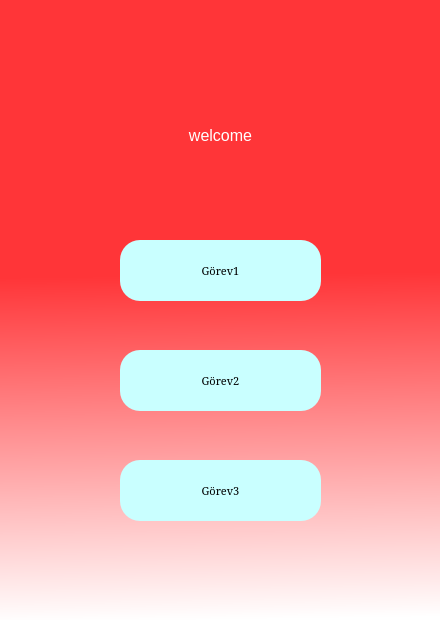
<?xml version="1.0" encoding="UTF-8"?>
<ui version="4.0">
 <class>Dialog</class>
 <widget class="QDialog" name="Dialog">
  <property name="geometry">
   <rect>
    <x>0</x>
    <y>0</y>
    <width>440</width>
    <height>620</height>
   </rect>
  </property>
  <property name="windowTitle">
   <string>Dialog</string>
  </property>
  <widget class="QWidget" name="widget" native="true">
   <property name="geometry">
    <rect>
     <x>0</x>
     <y>0</y>
     <width>440</width>
     <height>620</height>
    </rect>
   </property>
   <property name="styleSheet">
    <string notr="true">QWidget#widget{
background-color:qlineargradient(spread:pad, x1:0.492174, y1:0.018, x2:0.502, y2:1, stop:0.432836 rgba(255, 53, 56, 255), stop:1 rgba(255, 255, 255, 255));}</string>
   </property>
   <widget class="QLabel" name="who_label">
    <property name="geometry">
     <rect>
      <x>0</x>
      <y>80</y>
      <width>441</width>
      <height>111</height>
     </rect>
    </property>
    <property name="font">
     <font>
      <family>MS Shell Dlg 2</family>
      <pointsize>12</pointsize>
      <weight>50</weight>
      <italic>false</italic>
      <bold>false</bold>
      <strikeout>false</strikeout>
     </font>
    </property>
    <property name="styleSheet">
     <string notr="true">color: rgb(255, 255, 255);
font: 12pt &quot;MS Shell Dlg 2&quot;;
</string>
    </property>
    <property name="text">
     <string>welcome</string>
    </property>
    <property name="textFormat">
     <enum>Qt::AutoText</enum>
    </property>
    <property name="alignment">
     <set>Qt::AlignCenter</set>
    </property>
   </widget>
   <widget class="QPushButton" name="mission_button">
    <property name="geometry">
     <rect>
      <x>120</x>
      <y>240</y>
      <width>201</width>
      <height>61</height>
     </rect>
    </property>
    <property name="font">
     <font>
      <family>MS Serif</family>
      <pointsize>8</pointsize>
      <weight>9</weight>
      <italic>false</italic>
      <bold>false</bold>
      <underline>false</underline>
     </font>
    </property>
    <property name="styleSheet">
     <string notr="true">border-radius:20px;
background-color: rgb(201, 255, 255);
font: 75 8pt &quot;MS Serif&quot;;</string>
    </property>
    <property name="text">
     <string>Görev1</string>
    </property>
   </widget>
   <widget class="QPushButton" name="mission2_button">
    <property name="geometry">
     <rect>
      <x>120</x>
      <y>350</y>
      <width>201</width>
      <height>61</height>
     </rect>
    </property>
    <property name="font">
     <font>
      <family>MS Serif</family>
      <pointsize>8</pointsize>
      <weight>9</weight>
      <italic>false</italic>
      <bold>false</bold>
      <underline>false</underline>
     </font>
    </property>
    <property name="styleSheet">
     <string notr="true">border-radius:20px;
background-color: rgb(201, 255, 255);
font: 75 8pt &quot;MS Serif&quot;;</string>
    </property>
    <property name="text">
     <string>Görev2</string>
    </property>
   </widget>
   <widget class="QPushButton" name="mission3_button">
    <property name="geometry">
     <rect>
      <x>120</x>
      <y>460</y>
      <width>201</width>
      <height>61</height>
     </rect>
    </property>
    <property name="font">
     <font>
      <family>MS Serif</family>
      <pointsize>8</pointsize>
      <weight>9</weight>
      <italic>false</italic>
      <bold>false</bold>
      <underline>false</underline>
     </font>
    </property>
    <property name="styleSheet">
     <string notr="true">border-radius:20px;
background-color: rgb(201, 255, 255);
font: 75 8pt &quot;MS Serif&quot;;</string>
    </property>
    <property name="text">
     <string>Görev3</string>
    </property>
   </widget>
  </widget>
 </widget>
 <resources/>
 <connections/>
</ui>
